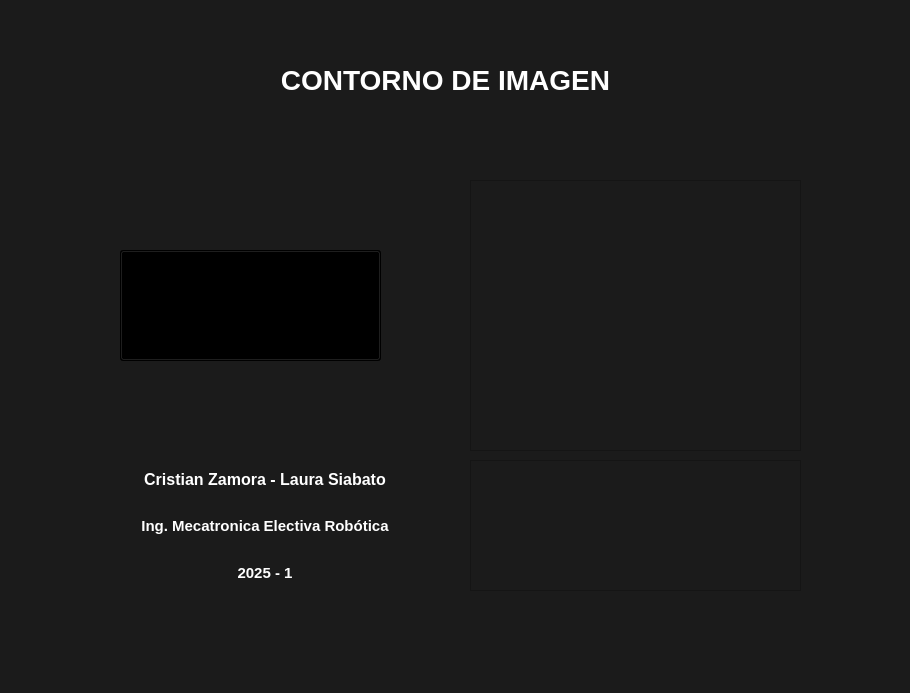
<?xml version="1.0" encoding="UTF-8"?>
<ui version="4.0">
 <class>MainWindow</class>
 <widget class="QMainWindow" name="MainWindow">
  <property name="geometry">
   <rect>
    <x>0</x>
    <y>0</y>
    <width>910</width>
    <height>693</height>
   </rect>
  </property>
  <property name="font">
   <font>
    <pointsize>10</pointsize>
   </font>
  </property>
  <property name="windowTitle">
   <string>MainWindow</string>
  </property>
  <property name="styleSheet">
   <string notr="true">background-color:rgb(27, 27, 27);
</string>
  </property>
  <widget class="QWidget" name="centralwidget">
   <widget class="QLabel" name="label">
    <property name="geometry">
     <rect>
      <x>210</x>
      <y>10</y>
      <width>471</width>
      <height>141</height>
     </rect>
    </property>
    <property name="font">
     <font>
      <pointsize>21</pointsize>
      <weight>75</weight>
      <bold>true</bold>
     </font>
    </property>
    <property name="text">
     <string>&lt;html&gt;&lt;head/&gt;&lt;body&gt;&lt;p&gt;&lt;span style=&quot; color:#ffffff;&quot;&gt;CONTORNO DE IMAGEN&lt;/span&gt;&lt;/p&gt;&lt;/body&gt;&lt;/html&gt;</string>
    </property>
    <property name="alignment">
     <set>Qt::AlignCenter</set>
    </property>
   </widget>
   <widget class="QWidget" name="verticalLayoutWidget">
    <property name="geometry">
     <rect>
      <x>70</x>
      <y>460</y>
      <width>390</width>
      <height>133</height>
     </rect>
    </property>
    <layout class="QVBoxLayout" name="verticalLayout">
     <item>
      <widget class="QLabel" name="Nombres">
       <property name="font">
        <font>
         <pointsize>12</pointsize>
         <weight>75</weight>
         <bold>true</bold>
        </font>
       </property>
       <property name="layoutDirection">
        <enum>Qt::RightToLeft</enum>
       </property>
       <property name="text">
        <string>&lt;html&gt;&lt;head/&gt;&lt;body&gt;&lt;p&gt;&lt;span style=&quot; color:#ffffff;&quot;&gt;Cristian Zamora - Laura Siabato&lt;/span&gt;&lt;/p&gt;&lt;/body&gt;&lt;/html&gt;</string>
       </property>
       <property name="alignment">
        <set>Qt::AlignCenter</set>
       </property>
      </widget>
     </item>
     <item>
      <widget class="QLabel" name="subtitulo">
       <property name="font">
        <font>
         <pointsize>11</pointsize>
         <weight>75</weight>
         <bold>true</bold>
        </font>
       </property>
       <property name="layoutDirection">
        <enum>Qt::LeftToRight</enum>
       </property>
       <property name="text">
        <string>&lt;html&gt;&lt;head/&gt;&lt;body&gt;&lt;p&gt;&lt;span style=&quot; color:#ffffff;&quot;&gt;Ing. Mecatronica Electiva Robótica&lt;/span&gt;&lt;/p&gt;&lt;/body&gt;&lt;/html&gt;</string>
       </property>
       <property name="alignment">
        <set>Qt::AlignCenter</set>
       </property>
      </widget>
     </item>
     <item>
      <widget class="QLabel" name="year">
       <property name="font">
        <font>
         <pointsize>11</pointsize>
         <weight>75</weight>
         <bold>true</bold>
        </font>
       </property>
       <property name="layoutDirection">
        <enum>Qt::RightToLeft</enum>
       </property>
       <property name="text">
        <string>&lt;html&gt;&lt;head/&gt;&lt;body&gt;&lt;p&gt;&lt;span style=&quot; color:#ffffff;&quot;&gt;2025 - 1&lt;/span&gt;&lt;/p&gt;&lt;/body&gt;&lt;/html&gt;</string>
       </property>
       <property name="alignment">
        <set>Qt::AlignCenter</set>
       </property>
      </widget>
     </item>
    </layout>
   </widget>
   <widget class="QGraphicsView" name="logo">
    <property name="geometry">
     <rect>
      <x>470</x>
      <y>460</y>
      <width>331</width>
      <height>131</height>
     </rect>
    </property>
   </widget>
   <widget class="QGraphicsView" name="graphicsView">
    <property name="geometry">
     <rect>
      <x>470</x>
      <y>180</y>
      <width>331</width>
      <height>271</height>
     </rect>
    </property>
   </widget>
   <widget class="QPushButton" name="push_Seleccionarim">
    <property name="geometry">
     <rect>
      <x>120</x>
      <y>250</y>
      <width>261</width>
      <height>111</height>
     </rect>
    </property>
    <property name="font">
     <font>
      <pointsize>11</pointsize>
      <weight>75</weight>
      <bold>true</bold>
     </font>
    </property>
    <property name="toolTip">
     <string>&lt;html&gt;&lt;head/&gt;&lt;body&gt;&lt;p&gt;&lt;span style=&quot; color:#ffffff;&quot;&gt;Seleccionar imagen&lt;/span&gt;&lt;/p&gt;&lt;/body&gt;&lt;/html&gt;</string>
    </property>
    <property name="whatsThis">
     <string>&lt;html&gt;&lt;head/&gt;&lt;body&gt;&lt;p align=&quot;center&quot;&gt;&lt;span style=&quot; font-size:12pt; color:#ffffff;&quot;&gt;ddododo&lt;/span&gt;&lt;/p&gt;&lt;p align=&quot;center&quot;&gt;&lt;br/&gt;&lt;/p&gt;&lt;/body&gt;&lt;/html&gt;</string>
    </property>
    <property name="layoutDirection">
     <enum>Qt::LeftToRight</enum>
    </property>
    <property name="styleSheet">
     <string notr="true">background-color:rgb(0, 0, 0)</string>
    </property>
    <property name="text">
     <string>Seleccione imagen</string>
    </property>
   </widget>
  </widget>
  <widget class="QMenuBar" name="menubar">
   <property name="geometry">
    <rect>
     <x>0</x>
     <y>0</y>
     <width>910</width>
     <height>26</height>
    </rect>
   </property>
  </widget>
  <widget class="QStatusBar" name="statusbar"/>
 </widget>
 <resources/>
 <connections/>
</ui>
